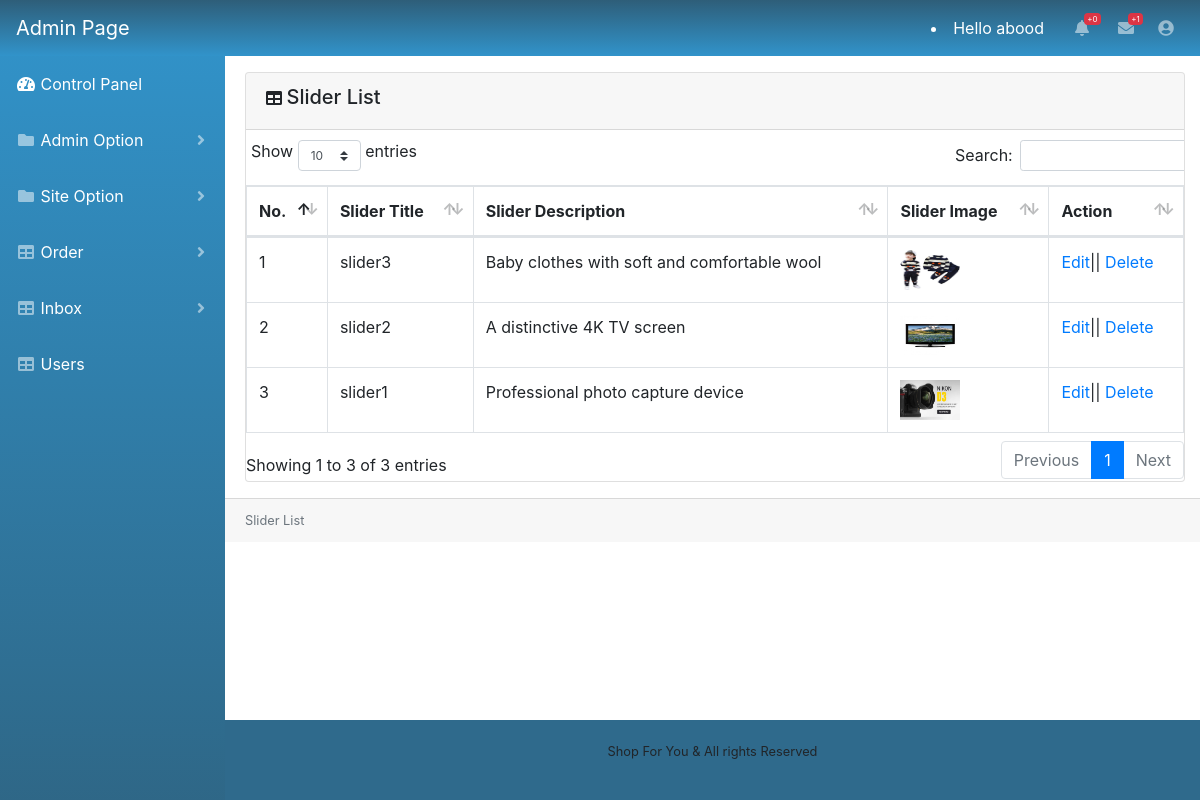
/admin/sliderlist.php (signed in), run on the app's committed database.
### tables this page shows
CREATE TABLE `tbl_image` (
  `id` int(11) NOT NULL,
  `title` varchar(255) NOT NULL,
  `body` varchar(255) NOT NULL,
  `image` varchar(255) NOT NULL
);

CREATE TABLE `tbl_copy` (
  `id` int(11) NOT NULL,
  `copyright` varchar(255) NOT NULL
);

### lb/database.php (called while the page is built, shortened)
<?php
class Database{
	public $host=DB_HOST;
	public $user=DB_USER;
	public $pass=DB_PASS;
	public $dbname=DB_NAME;
	public $link;
	private function connectDB(){
		$this->link= new mysqli($this->host,$this->user,$this->pass,$this->dbname);
	}
	public function select($query){
		$result = $this->link->query($query) or die($this->link->error.__LINE__);
		if($result->num_rows >0){
			return $result;
		}else{
			return false;
		}
	}
}
?>

### classes/product.php (called while the page is built, shortened)
<?php
	$filepath = realpath(dirname(__FILE__));
	include_once($filepath.'/../lb/database.php');
 ?>
 <?php
 class product{
 	private $db;
 	function __construct()
 	{
		$this->db = new Database();
 	}
	public function getAllsliderImage(){
		$query = "SELECT * FROM tbl_image ORDER BY id DESC ";
    	$result = $this->db->select($query);
    	return $result;
	}
}
 ?>

### classes/admin.php (called while the page is built, shortened)
<?php
 $filepath = realpath(dirname(__FILE__));
	include_once($filepath.'/../lb/database.php');
class admin{
	private $db;
	public function __construct(){
		$this->db = new Database();
	}
	public function getCopyright(){
		$query = "SELECT * FROM tbl_copy ";
		$result = $this->db->select($query);
			return $result;
	}
}
?>

### admin/sliderlist.php (the view, shortened to what this page needs)
<?php include 'inc/header.php';?>
<?php include 'inc/sidebar.php';?>
<?php include '../classes/product.php';?>
<?php
$prd = new product();
?>
          <div class="card mb-3" style="margin-left: 5px!important">
            <div class="card-header" style="margin-bottom: 5px;">
              <i class="fas fa-table"></i>
               <h5 style="display: inline-block;">Slider List</h5>
</div>
                    <table class="table table-bordered" id="dataTable" width="100%" cellspacing="0">
                 <thead>
				<tr>
					<th>No.</th>
					<th>Slider Title</th>
					<th>Slider Description</th>
					<th>Slider Image</th>
					<th>Action</th>
				</tr>
			</thead>
					<tbody>
						<?php
					$getAllsliderImage = $prd->getAllsliderImage();
					$i=0;
					if($getAllsliderImage != null || $getAllsliderImage != 0){
						while ($result = $getAllsliderImage->fetch_assoc()) {
							$i++;
				?>
				<tr class="odd gradeX">
					<td><?php echo $i; ?></td>
					<td><?php echo $result['title'] ?></td>
					<td><?php echo $result['body'] ?></td>
					<td><img src="<?php echo $result['image']; ?>" height='40px' width='60px' ></td>
				<td>
					<a href="slideredit.php?sliderID=<?php echo $result['id'] ?>">Edit</a>||
					<a onclick="return confirm('Are You Sure To Delete')" href="?delsliderid=<?php echo $result['id'] ?>">Delete</a></td>
					</tr>
					<?php 	} }  ?>
			</tbody>
                </table>
              </div>
            </div>
            <div class="card-footer small text-muted">Slider List</div>
<?php include 'inc/footer.php';?>

### admin/inc/footer.php (shortened to what this page needs)
<?php
    $filepath = realpath(dirname(__FILE__));
  include_once($filepath.'/../../classes/admin.php');
  ob_end_flush(); ?>
        <footer class="sticky-footer">
          <div class="container my-auto">
            <div class="copyright text-center my-auto">
             <?php
        $admin =new admin();
          $getCopyright= $admin->getCopyright();
          if($getCopyright){
           $getCopyright = $getCopyright->fetch_assoc()
      ?>
        <p><?php echo $getCopyright['copyright']; ?> &amp; All rights Reserved </p>
        <?php }else{
          echo "no copyright";
        } ?>
            </div>
          </div>
        </footer>
      </div>
    </div>
  </body>
</html>

### admin/css/sb-admin.css (style rules this page uses)
html { position: relative; min-height: 100%; }
body { height: 100%; }
:root { --input-padding-x: 0.75rem; --input-padding-y: 0.75rem; }
footer.sticky-footer { display: -webkit-box; display: -ms-flexbox; display: flex; position: absolute; right: 0; bottom: 0; width: calc(100% - 90px); height: 80px; background-color: #2f6a8c; }
footer.sticky-footer .copyright { line-height: 3; font-size: 0.8rem; }
@media (min-width: 768px) { footer.sticky-footer { width: calc(100% - 225px); } }

### data on the page
tbl_image: title "slider3", body "Baby clothes with soft and comfortable wool", image (picture)
tbl_image: title "slider2", body "A distinctive 4K TV screen", image (picture)
tbl_image: title "slider1", body "Professional photo capture device", image (picture)
tbl_copy: copyright "Shop For You"

### other printed values
Session::get('adminName') "abood"
$getmember['count'] "0"
$getmassage['count'] "1"
